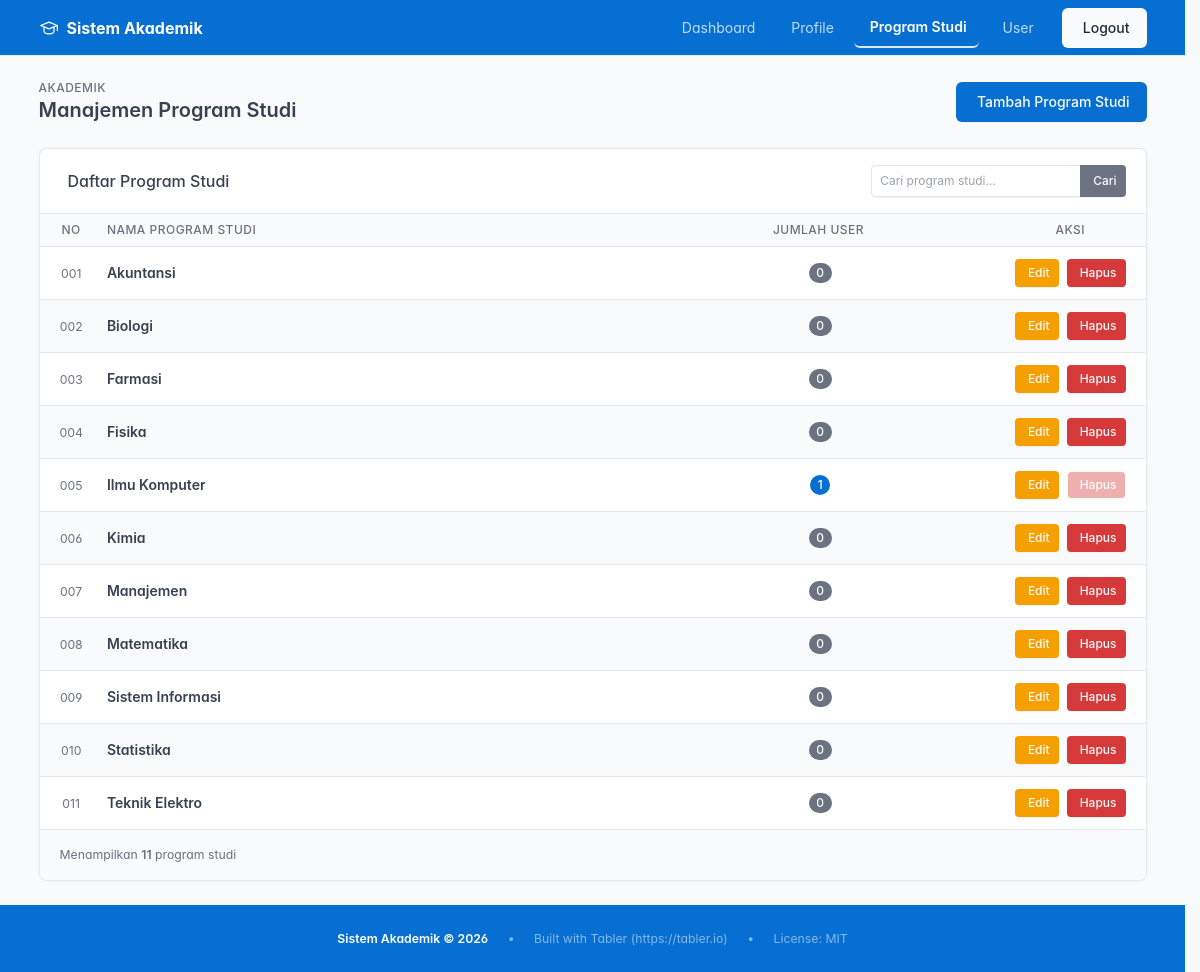
The app's page /program_studi.php (signed in) with its own data.
### tables this page shows
CREATE TABLE `prodi_tbl` (
  `prodi_id` int(30) NOT NULL,
  `nama_prodi` varchar(100) NOT NULL
);

### program_studi.php (the view, shortened to what this page needs)
<?php
$pdo = getDBConnection();
$search = trim($_GET['q'] ?? '');
$sort = $_GET['sort'] ?? 'nama_asc';
$orderClause = match ($sort) {
    'nama_desc' => 'p.nama_prodi DESC',
    'jumlah_asc' => 'jumlah_user ASC, p.nama_prodi ASC',
    'jumlah_desc' => 'jumlah_user DESC, p.nama_prodi ASC',
    default => 'p.nama_prodi ASC',
};
if ($search !== '') {
    $stmt = $pdo->prepare("
        SELECT p.prodi_id, p.nama_prodi, COUNT(u.userid) as jumlah_user
        FROM prodi_tbl p
        LEFT JOIN user_tbl u ON p.prodi_id = u.prodi_id
        WHERE p.nama_prodi LIKE ?
        GROUP BY p.prodi_id, p.nama_prodi
        ORDER BY $orderClause
    ");
    $stmt->execute(["%$search%"]);
} else {
    $stmt = $pdo->query("
        SELECT p.prodi_id, p.nama_prodi, COUNT(u.userid) as jumlah_user
        FROM prodi_tbl p
        LEFT JOIN user_tbl u ON p.prodi_id = u.prodi_id
        GROUP BY p.prodi_id, p.nama_prodi
        ORDER BY $orderClause
    ");
}
$prodis = $stmt->fetchAll();
function sortUrl($field, $currentSort, $search)
{
    $dir = ($currentSort === $field . '_asc') ? $field . '_desc' : $field . '_asc';
    $params = ['sort' => $dir];
    return 'program_studi.php?' . http_build_query($params);
}
function sortIcon($field, $currentSort)
{
    if ($currentSort === $field . '_asc')
        return '<i class="ti ti-sort-ascending ms-1"></i>';
    return '<i class="ti ti-arrows-sort ms-1 text-muted"></i>';
}
?>
<!DOCTYPE html>
<html lang="id">
<head>
    <link rel="stylesheet" href="css/tabler.min.css">
    <link rel="stylesheet" href="https://cdn.jsdelivr.net/npm/@tabler/icons-webfont@3.0.0/dist/tabler-icons.min.css">
</head>
<body class="antialiased">
    <div class="wrapper">
        <nav class="navbar navbar-dark bg-blue sticky-top d-print-none">
            <div class="container-xl">
                <a href="dashboard.php" class="navbar-brand d-flex align-items-center gap-2">
                    <span class="navbar-brand-text">Sistem Akademik</span>
                </a>
                <div class="d-none d-md-flex ms-auto">
                    <ul class="navbar-nav flex-row align-items-center gap-2">
                        <li class="nav-item"><a class="nav-link text-white" href="dashboard.php">Dashboard</a></li>
                        <li class="nav-item"><a class="nav-link text-white" href="profile.php">Profile</a></li>
                        <li class="nav-item"><a class="nav-link text-white active" href="program_studi.php">Program Studi</a></li>
                        <li class="nav-item"><a class="nav-link text-white" href="user.php">User</a>
                        </li>
                        <li class="nav-item"><a href="logout.php" class="btn btn-light ms-2">Logout</a></li>
                    </ul>
                </div>
            </div>
        </nav>
        <div class="page-wrapper">
            <div class="page-header d-print-none">
                <div class="container-xl">
                    <div class="row g-2 align-items-center">
                        <div class="col">
                            <div class="page-pretitle">Akademik</div>
                            <h2 class="page-title">Manajemen Program Studi</h2>
                        </div>
                        <div class="col-auto">
                            <button class="btn btn-primary" data-bs-toggle="modal" data-bs-target="#addModal">
                                <i class="ti ti-plus me-1"></i>Tambah Program Studi
                            </button>
                        </div>
                    </div>
                </div>
            </div>
            <div class="page-body">
                <div class="container-xl">
                    <div class="card">
                        <div class="card-header d-flex align-items-center justify-content-between flex-wrap gap-2">
                            <h3 class="card-title mb-0"><i class="ti ti-building-community me-2 text-blue"></i>Daftar
                                Program Studi
                            </h3>
                            <form method="GET" action="program_studi.php"
                                class="d-flex align-items-center gap-2 flex-wrap">
                                <div class="input-group input-group-sm" style="min-width:220px">
                                    <input type="text" name="q" class="form-control" placeholder="Cari program studi…"
                                        value="<?= htmlspecialchars($search) ?>">
                                    <button type="submit" class="btn btn-sm btn-secondary px-2">Cari</button>
                                </div>
                            </form>
                        </div>
                        <?php if (empty($prodis)): ?>
                            <div class="card-body">
                                <div class="empty">
                                    <div class="empty-img"><i class="ti ti-inbox" style="font-size:4rem;color:#94a3b8"></i>
                                    </div>
                                    <p class="empty-title">Tidak ada program studi ditemukan</p>
                                    <p class="empty-subtitle text-muted">
                                        <?= $search ? 'Tidak ada hasil untuk &ldquo;<strong>' . htmlspecialchars($search) . '</strong>&rdquo;. Coba kata kunci lain.' : 'Belum ada program studi. Tambahkan yang baru.' ?>
                                    </p>
                                    <?php if ($search): ?>
                                        <div class="empty-action"><a href="program_studi.php" class="btn btn-primary"><i
                                                    class="ti ti-arrow-left me-1"></i>Kembali</a></div>
                                    <?php endif; ?>
                                </div>
                            </div>
                        <?php else: ?>
                            <div class="table-responsive">
                                <table class="table table-vcenter table-hover table-striped card-table">
                                    <thead>
                                        <tr>
                                            <th class="w-1 text-center">No</th>
                                            <th><a href="<?= sortUrl('nama', $sort, $search) ?>">Nama Program
                                                    Studi<?= sortIcon('nama', $sort) ?></a></th>
                                            <th class="text-center"><a
                                                    href="<?= sortUrl('jumlah', $sort, $search) ?>">Jumlah
                                                    User<?= sortIcon('jumlah', $sort) ?></a></th>
                                            <th class="w-1 text-center">Aksi</th>
                                        </tr>
                                    </thead>
                                    <tbody>
                                        <?php foreach ($prodis as $index => $prodi):
                                            $count = (int) $prodi['jumlah_user'];
                                            $color = ($count === 0) ? 'secondary' : 'blue';
                                            ?>
                                            <tr>
                                                <td class="text-center text-muted">
                                                    <small><?= str_pad($index + 1, 3, '0', STR_PAD_LEFT) ?></small>
                                                </td>
                                                <td><strong><?= htmlspecialchars($prodi['nama_prodi']) ?></strong></td>
                                                <td class="text-center"><span
                                                        class="badge rounded-pill bg-<?= $color ?> text-white"><?= $count ?></span>
                                                </td>
                                                <td class="text-center">
                                                    <div class="btn-list flex-nowrap justify-content-center">
                                                        <button class="btn btn-sm btn-warning" data-bs-toggle="modal"
                                                            data-bs-target="#editModal"
                                                            onclick="setEditData(<?= $prodi['prodi_id'] ?>, '<?= htmlspecialchars(addslashes($prodi['nama_prodi'])) ?>')">
                                                            <i class="ti ti-edit me-1"></i>Edit
                                                        </button>
                                                        <button class="btn btn-sm btn-danger" <?= ($count > 0) ? 'disabled' : '' ?>
                                                            onclick="konfirmHapus(<?= $prodi['prodi_id'] ?>, '<?= htmlspecialchars(addslashes($prodi['nama_prodi'])) ?>')">
                                                            <i class="ti ti-trash me-1"></i>Hapus
                                                        </button>
                                                    </div>
                                                </td>
                                            </tr>
                                        <?php endforeach; ?>
                                    </tbody>
                                </table>
                            </div>
                            <div class="card-footer d-flex align-items-center justify-content-between">
                                <p class="m-0 text-muted small">
                                    Menampilkan <strong><?= count($prodis) ?></strong> program studi
                                </p>
                            </div>
                        <?php endif; ?>
                    </div>
                </div>
            </div>
            <footer class="footer d-print-none bg-blue text-white border-top border-blue py-2"
                style="min-height:auto;margin-top:auto;">
                <div class="container-xl d-flex align-items-center justify-content-center" style="min-height:50px;">
                    <div class="text-center small">
                        <span class="text-white fw-semibold">Sistem Akademik &copy; 2026</span>
                        <span class="text-white-50 ms-3 me-3">•</span>
                        <span class="text-white-50">Built with Tabler (https://tabler.io)</span>
                        <span class="text-white-50 ms-3 me-3">•</span>
                        <span class="text-white-50">License: MIT</span>
                    </div>
                </div>
            </footer>
        </div>
    </div>
</body>
</html>

### program_studi.php (style rules this page uses)
html, body { height: 100%; margin: 0; }
html { scrollbar-gutter: stable; }
@media (min-width: 992px) { :root { margin-left: 0 !important; margin-right: 0 !important; } }
.wrapper { display: flex; flex-direction: column; min-height: 100vh; }
.page-wrapper { flex: 1; }
.navbar-brand-text { font-weight: 700; font-size: 1rem; }
.navbar-nav .nav-link { color: rgba(255, 255, 255, 0.75) !important; transition: color .2s; padding: 0.5rem 0.75rem; }
.navbar-nav .nav-link.active { color: #fff !important; font-weight: 600; border-bottom: 2px solid rgba(255, 255, 255, 0.85); }
th a { color: inherit; text-decoration: none; white-space: nowrap; }

### records on screen
prodi_tbl: index "001", nama_prodi "Akuntansi", count "0"
prodi_tbl: index "002", nama_prodi "Biologi", count "0"
prodi_tbl: index "003", nama_prodi "Farmasi", count "0"
prodi_tbl: index "004", nama_prodi "Fisika", count "0"
prodi_tbl: index "005", nama_prodi "Ilmu Komputer", count "1"
prodi_tbl: index "006", nama_prodi "Kimia", count "0"
prodi_tbl: index "007", nama_prodi "Manajemen", count "0"
prodi_tbl: index "008", nama_prodi "Matematika", count "0"
prodi_tbl: index "009", nama_prodi "Sistem Informasi", count "0"
prodi_tbl: index "010", nama_prodi "Statistika", count "0"
prodi_tbl: index "011", nama_prodi "Teknik Elektro", count "0"

### other values on screen
count($prodis) "11"
